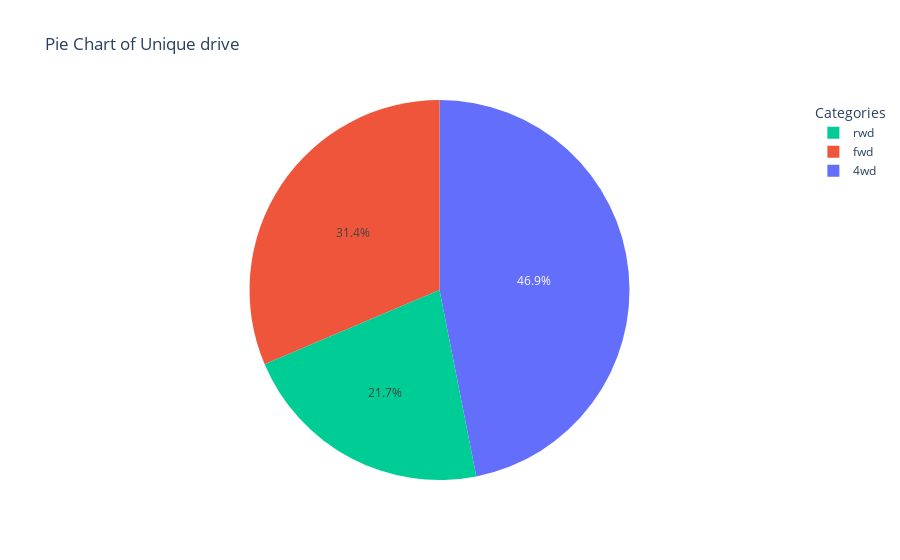

The notebook cell this image was saved under:
### Markdown cell above
The data shows that majority of the cars are gas fueled. with this data, predictions of car prices of electric, diesel and hybrid is not going to be accurate because the model will be biased towards gas.

### Code cell
unique_categories = cars['drive'].unique()
fig = px.pie(cars.dropna(), names='drive', title='Pie Chart of Unique drive')
fig.update_layout(
    legend_title_text='Drive',
    legend_traceorder='reversed',
    legend=dict(title=dict(text='Categories'))
)
fig.show()

### Figure 1 — Plotly figure (JSON) as saved in the notebook; plotly's stock layout.template omitted (floating-point values rounded to 4 significant figures; data arrays with more than 128 entries replaced by an {"elided": "..."} marker saying what was removed)
{"data": [{"domain": {"x": [0, 1], "y": [0, 1]}, "hovertemplate": "drive=%{label}<extra></extra>", "labels": {"elided": "30240 str values"}, "legendgroup": "", "name": "", "showlegend": true, "type": "pie"}], "layout": {"legend": {"title": {"text": "Categories"}, "tracegroupgap": 0, "traceorder": "reversed"}, "title": {"text": "Pie Chart of Unique drive"}}}
